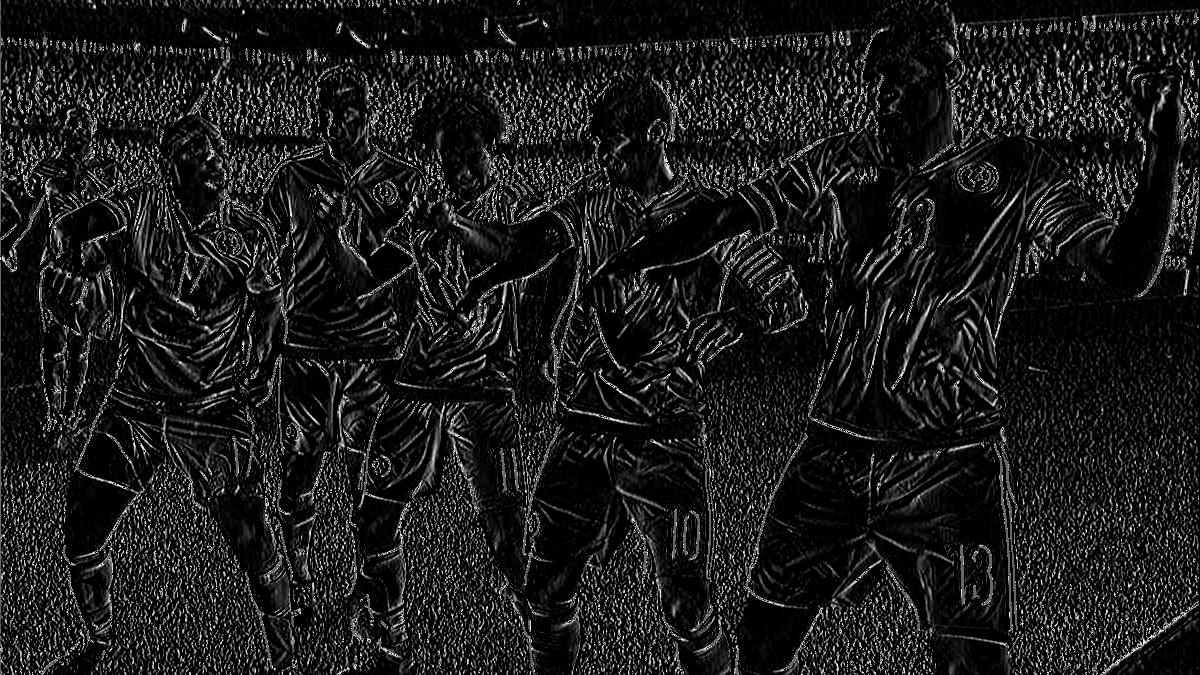
//> input picture Parcial2/globalMemory/imgR.jpg, 1200 x 675 px
$ ./Secuencial ../globalMemory/imgR.jpg   (built with g++ and OpenCV 4)
//> lines starting //> are read from the running program, lines starting //| are printed output that depends on the picture
//#include "opencv2/imgproc/imgproc.hpp"
//#include "opencv2/highgui/highgui.hpp"
#include <opencv2/opencv.hpp>
#include <stdlib.h>
#include <stdio.h>

using namespace cv;

/** @function main */
int main( int argc, char** argv )
{

  //times
  clock_t start, end;
  double time_used;

  start = clock();


  Mat src, src_gray;
  Mat grad;
  //char* window_name = "Sobel Demo - Simple Edge Detector";
  int scale = 1;
  int delta = 0;
  int ddepth = CV_16S;

  int c;
  long sz;


  /// Load an image
 char* imageName = argv[1];

  src = imread( imageName );
//> src is the input picture: 675 rows x 1200 cols, CV_8UC3; min 0, max 255, mean 27

  if( !src.data )
  { return -1; }

  Size s = src.size();
//> s = Size(1200, 675)

  sz = s.width*s.height;
//> sz = 810000

  GaussianBlur( src, src, Size(3,3), 0, 0, BORDER_DEFAULT );

  /// Convert it to gray
  cvtColor( src, src_gray, CV_BGR2GRAY );

  /// Create window
  //namedWindow( window_name, CV_WINDOW_AUTOSIZE );

  /// Generate grad_x and grad_y
  Mat grad_x, grad_y;
  Mat abs_grad_x, abs_grad_y;

  /// Gradient X
  //Scharr( src_gray, grad_x, ddepth, 1, 0, scale, delta, BORDER_DEFAULT );
  Sobel( src_gray, grad_x, ddepth, 1, 0, 3, scale, delta, BORDER_DEFAULT );
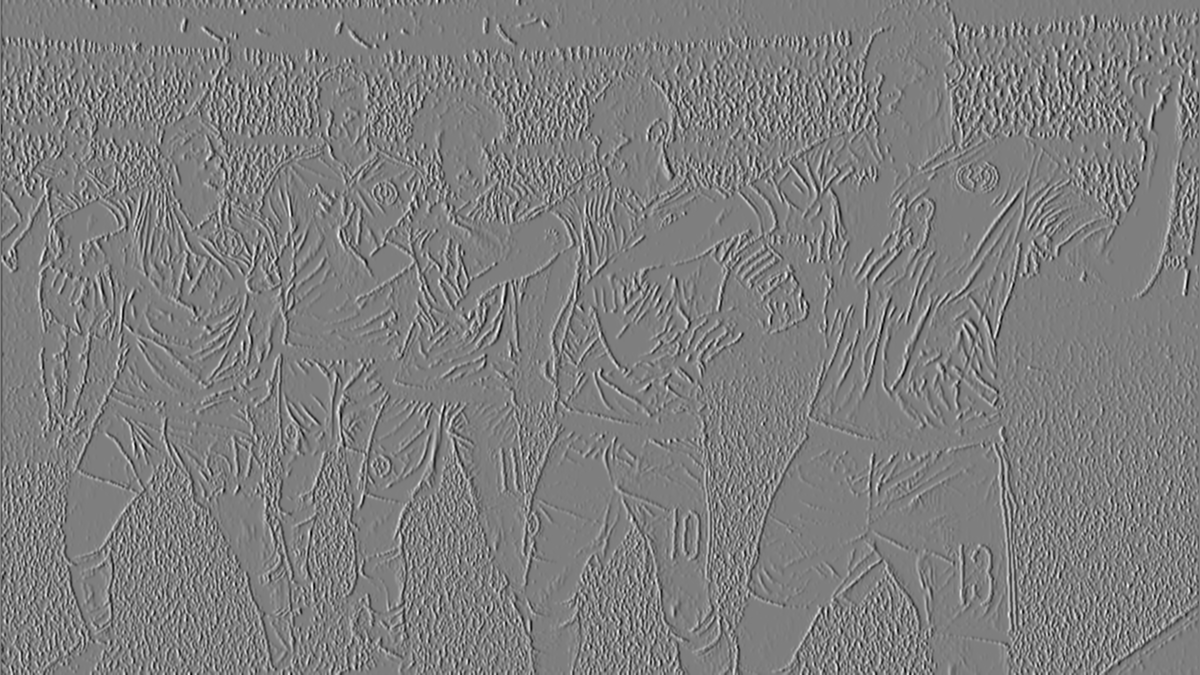
//> grad_x: 675 rows x 1200 cols, CV_16SC1; min -664, max 673, mean -0.3; drawn with min black and max white
  convertScaleAbs( grad_x, abs_grad_x );
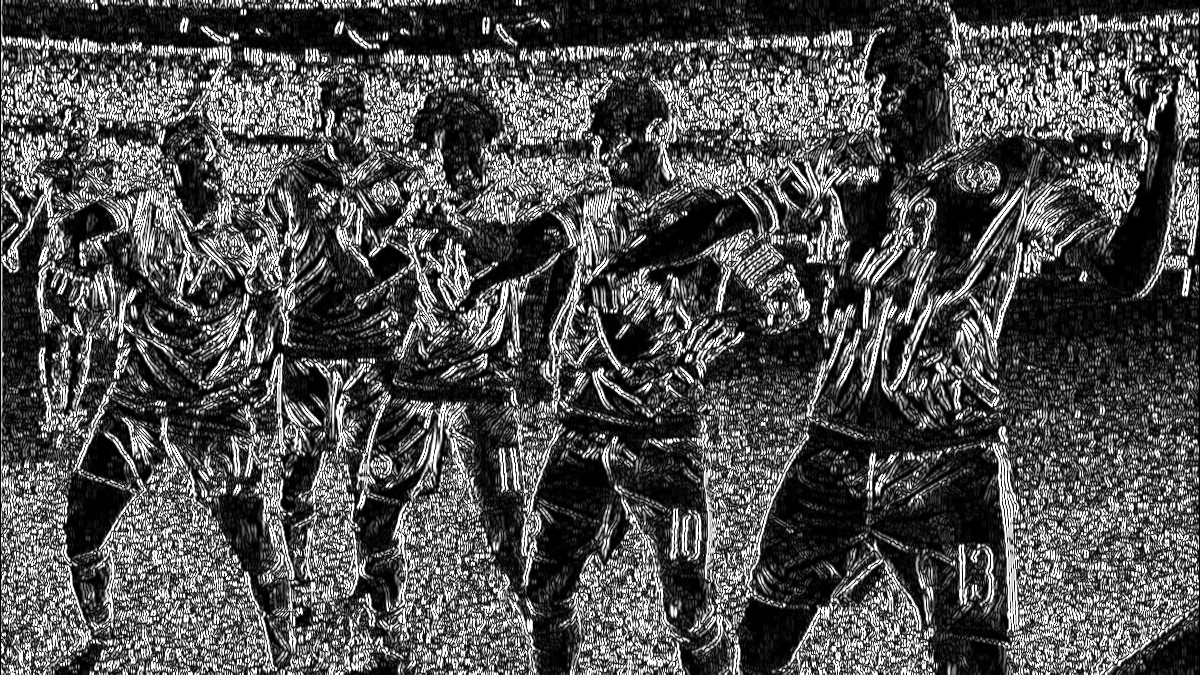
//> abs_grad_x: 675 rows x 1200 cols, CV_8UC1; min 0, max 255, mean 80.8

  /// Gradient Y
  //Scharr( src_gray, grad_y, ddepth, 0, 1, scale, delta, BORDER_DEFAULT );
  Sobel( src_gray, grad_y, ddepth, 0, 1, 3, scale, delta, BORDER_DEFAULT );
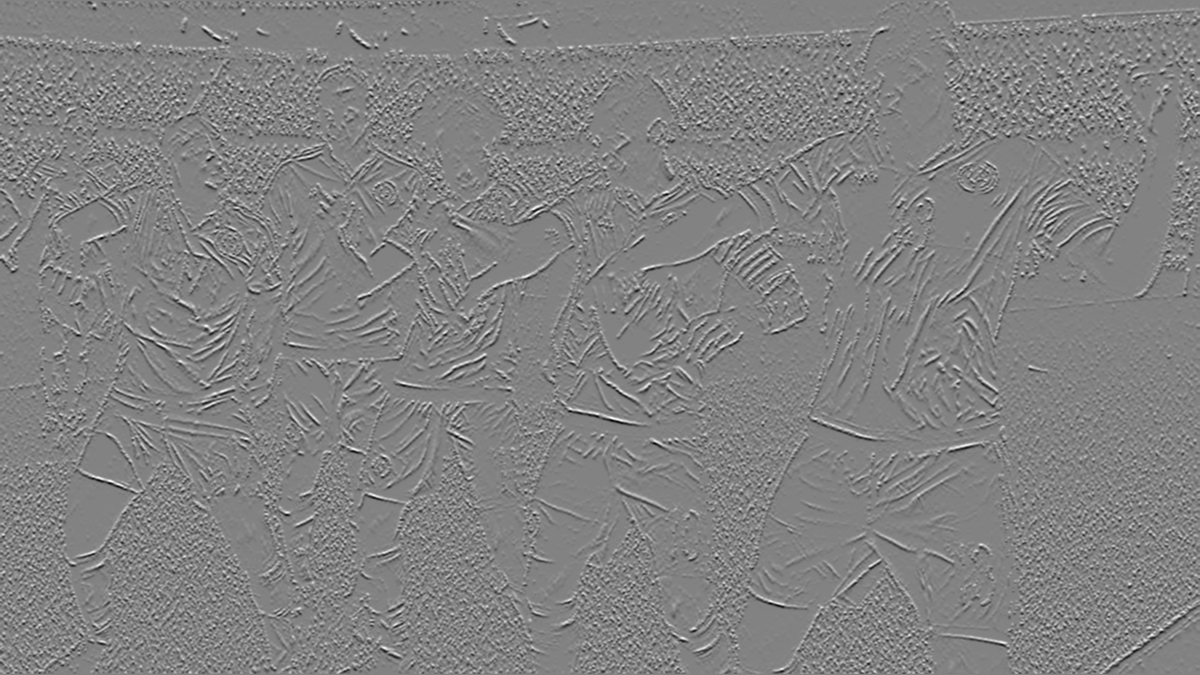
//> grad_y: 675 rows x 1200 cols, CV_16SC1; min -641, max 612, mean 0.2; drawn with min black and max white
  convertScaleAbs( grad_y, abs_grad_y );
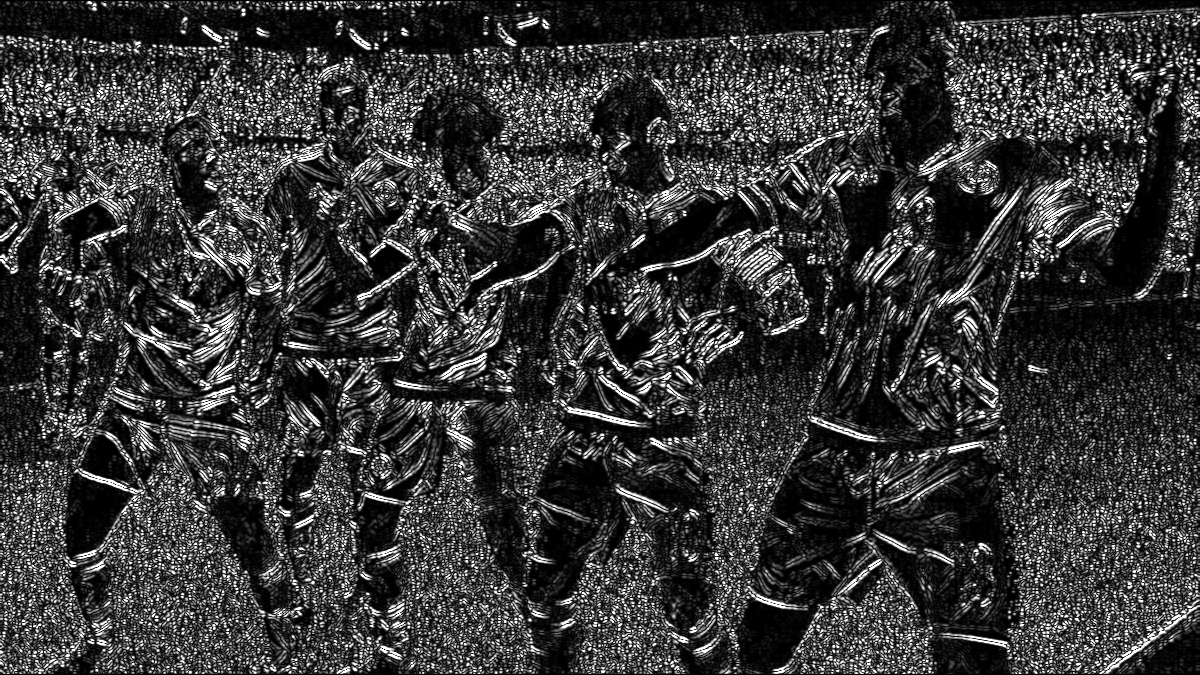
//> abs_grad_y: 675 rows x 1200 cols, CV_8UC1; min 0, max 255, mean 56.3

  /// Total Gradient (approximate)
  addWeighted( abs_grad_x, 0.5, abs_grad_y, 0.5, 0, grad );
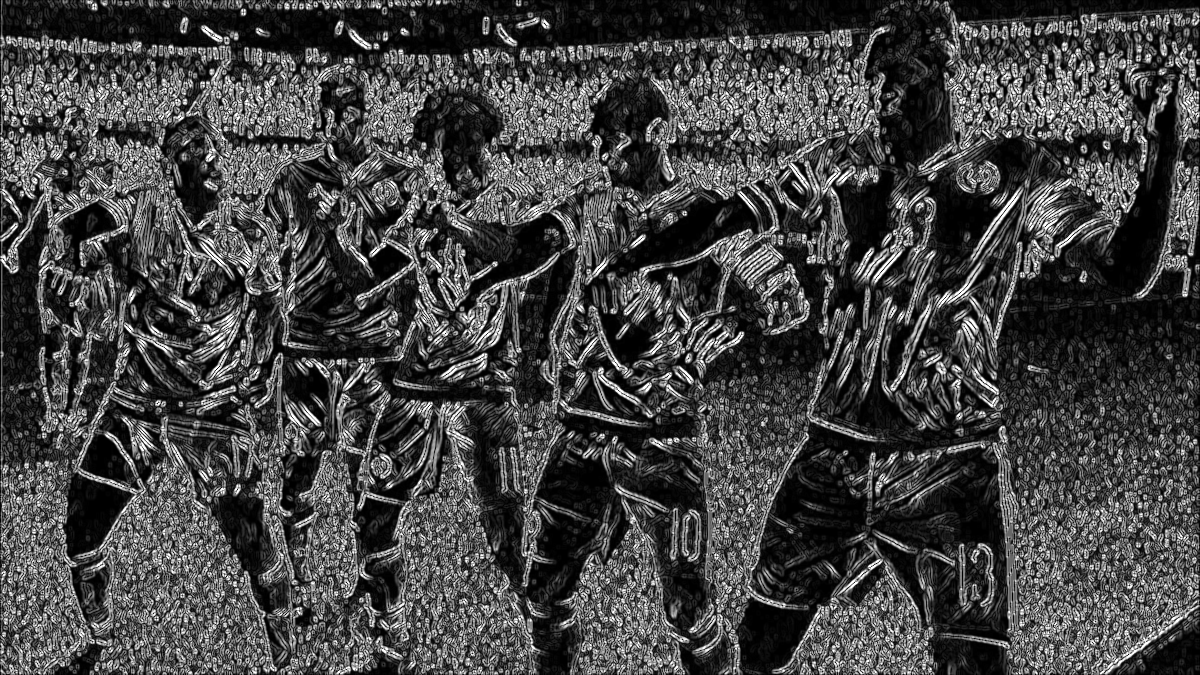
//> grad: 675 rows x 1200 cols, CV_8UC1; min 0, max 255, mean 68.6

  end = clock();

  time_used = ((double) (end - start)) /CLOCKS_PER_SEC;

  //printf("%.10f\n",time_used);
  //printf ("%ld %s %lf\n",sz,imageName,time_used);
    printf ("%lf \n",time_used);

  //imshow( window_name, grad );
  //imwrite("./ImageSobelOpencv.jpg",grad);
  //waitKey(0);

  return 0;
  }
